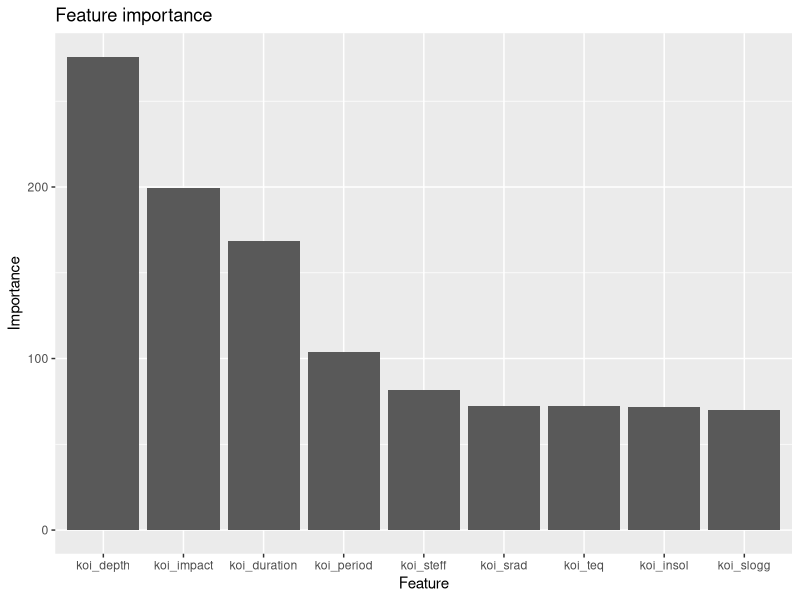
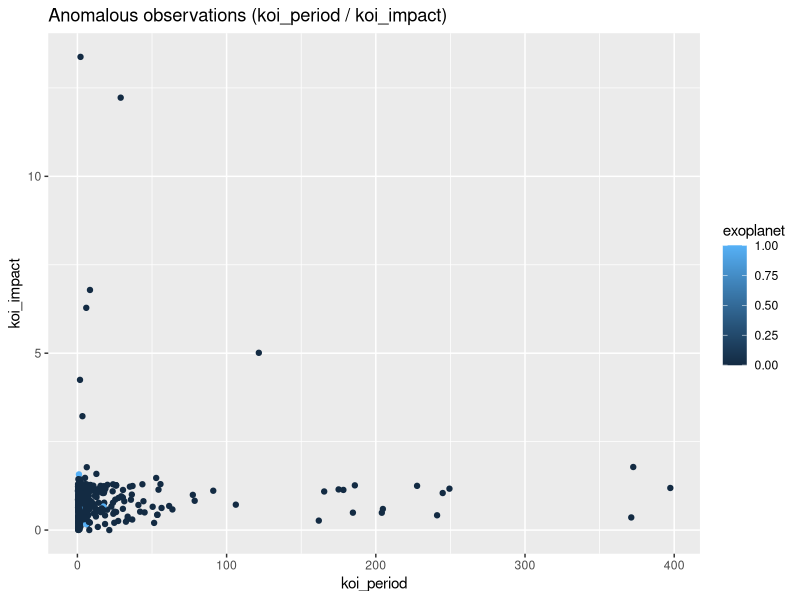
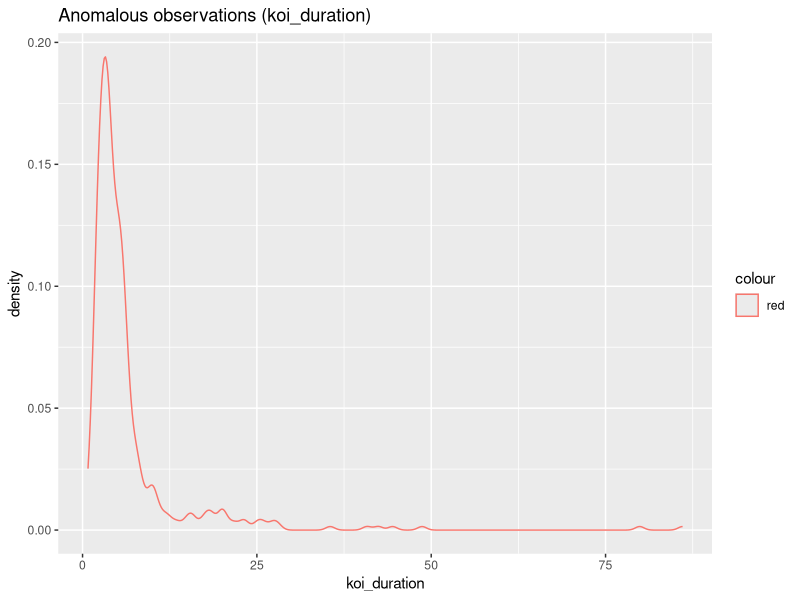
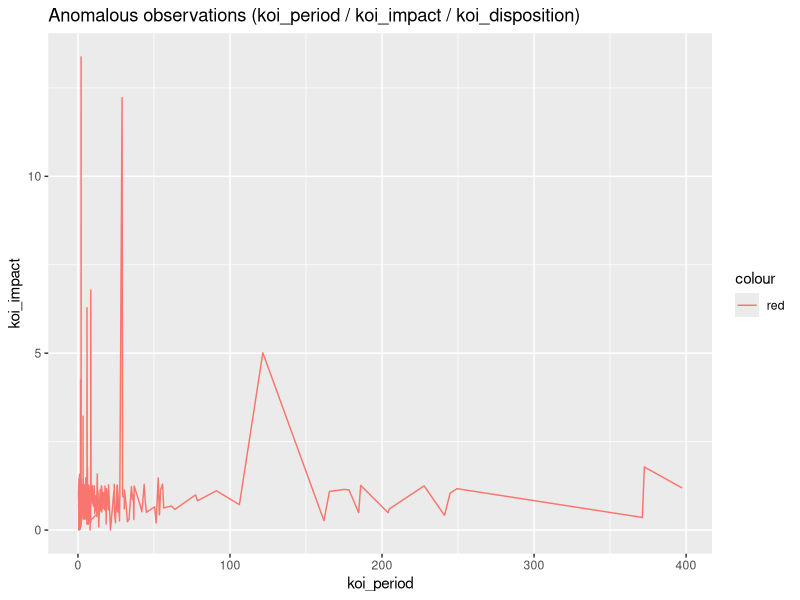
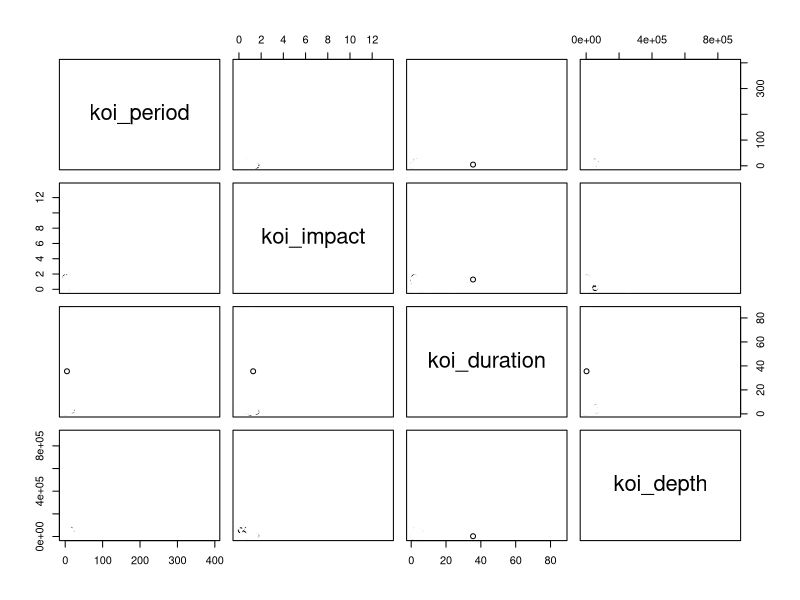
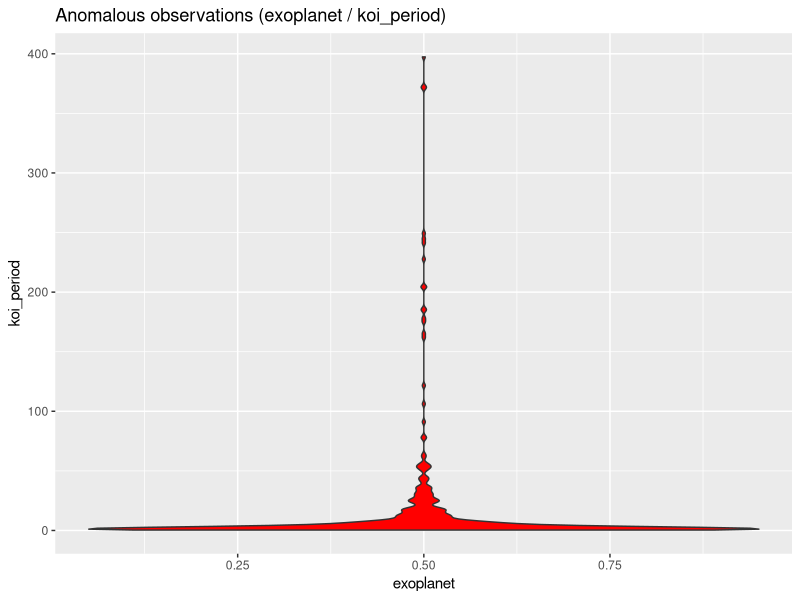
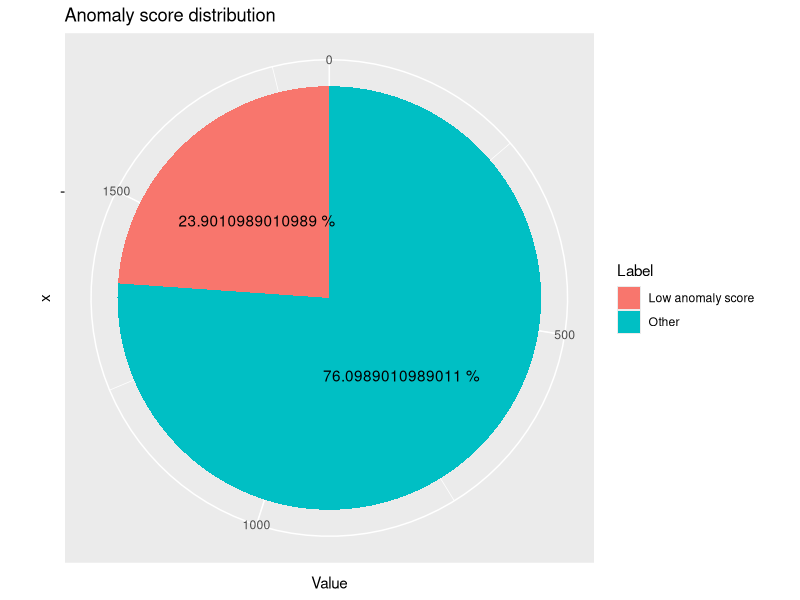

The R script that drew these images, in order:
library(randomForest)
library(caret)


data <- read.csv("cumulative_2020.12.30_14.14.11.csv")

# data pre-processing

count_disposition <- table(data$koi_disposition)

count_p_disposition <- table(data$koi_pdisposition)


# exoplanet to precise if an observation is an exoplanet
data$exoplanet <- ifelse(data$koi_disposition == "CONFIRMED" | data$koi_disposition == "CANDIDATE", 1, 0)


set.seed(123)

# partitioning the data into training and testing sets
split_index <- createDataPartition(data$exoplanet, p = 0.8, list = FALSE)

train_data <- data[split_index,]
test_data <- data[-split_index,]

# training the random forest model
randomf_model <- randomForest(exoplanet ~ koi_period + koi_impact + koi_duration + koi_depth + koi_teq + koi_insol + koi_slogg + koi_srad + koi_steff, data = train_data, importance = TRUE, ntree = 1000)

# extract the feature importance
feature_importance <- importance(randomf_model)

# create a data frame with the feature importance only
feature_importance_df <- data.frame(feature = row.names(feature_importance), importance = feature_importance[,1])

# plot the feature importance
ggplot(feature_importance_df, aes(x = reorder(feature, -importance), y = importance)) +
  geom_bar(stat = "identity") +
  xlab("Feature") +
  ylab("Importance") +
  ggtitle("Feature importance")


# predict on the test data
prediction <- predict(randomf_model, test_data)

# the accuracy of the model
accuracy <- mean(prediction == test_data$exoplanet)

# exoplanets extraction
exo_p <- test_data[prediction == 1,]

# the test data anomaly scores 
anomaly_scores <- predict(randomf_model, test_data, type = "response")

# the observations that are anomalies
anomalies <- test_data[anomaly_scores < 0.1,]

# converting the data frame to a numeric vector and then to a numeric matrix
#   anomalies_numeric <- as.numeric(unlist(anomalies))

# remove NA values from the variable before converting it to numeric.
#   anomalies_num <- as.numeric(anomalies_numeric, na.rm = TRUE)


###### plotting anomalous observations ######

ggplot(anomalies, aes(x = koi_period, y = koi_impact, color = exoplanet)) +
  geom_point() +
  ggtitle("Anomalous observations (koi_period / koi_impact)")

ggplot(anomalies, aes(koi_duration)) +
  geom_density(aes(color = "red")) +
  ggtitle("Anomalous observations (koi_duration)")

ggplot(anomalies, aes(x = koi_period, y = koi_impact, group = koi_disposition)) +
  geom_line(aes(color = "red")) +
  ggtitle("Anomalous observations (koi_period / koi_impact / koi_disposition)")

# creating scatter plot matrix using the pairs()
pairs(anomalies[,c("koi_period", "koi_impact", "koi_duration", "koi_depth")], col = anomalies$exoplanet)

# create a violin plot using the geom_violin()
ggplot(anomalies, aes(x = exoplanet, y = koi_period)) +
  geom_violin(fill = "red") +
  ggtitle("Anomalous observations (exoplanet / koi_period)")


# count the number of objects with an anomaly score below the threshold < 0.1
low_score_count <- sum(anomaly_scores < 0.1)

# count the number of these objects
total_count <- nrow(test_data)

# calculate the percentage of objects with a low anomaly scores
low_score_percentage <- low_score_count / total_count

# creating a data frame
pie_data <- data.frame(Label = c("Low anomaly score", "Other"), Value = c(low_score_count, total_count - low_score_count), Percentage = c(low_score_percentage, 1 - low_score_percentage))

# the pie chart
ggplot(pie_data, aes(x = "", y = Value, fill = Label)) +
  geom_bar(width = 1, stat = "identity") +
  coord_polar("y", start = 0) +
  geom_text(aes(label = paste(Percentage * 100, "%")), position = position_stack(vjust = 0.5)) +
  ggtitle("Anomaly score distribution")

